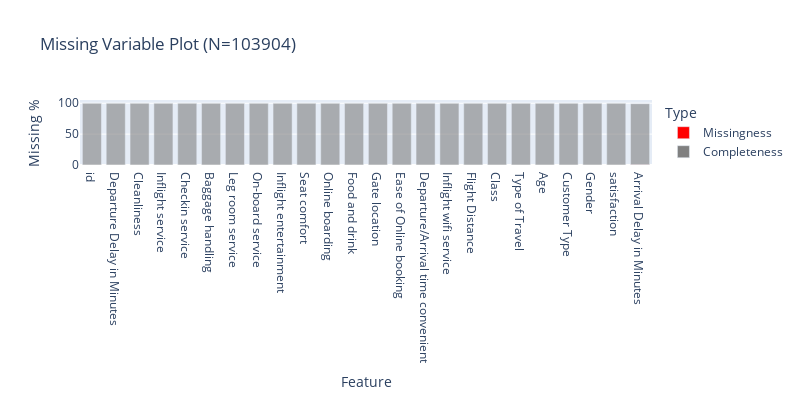

The notebook cell saved with this chart:
### Markdown cell above
#### Check for NAs

### Code cell
# Any missing values in the dataset
def plot_missingness(df: pd.DataFrame=df) -> None:
    nan_df = pd.DataFrame(df.isna().sum()).reset_index()
    nan_df.columns  = ['Column', 'NaN_Count']
    nan_df['NaN_Count'] = nan_df['NaN_Count'].astype('int')
    nan_df['NaN_%'] = round(nan_df['NaN_Count']/df.shape[0] * 100,1)
    nan_df['Type']  = 'Missingness'
    nan_df.sort_values('NaN_%', inplace=True)

    # Add completeness
    for i in range(nan_df.shape[0]):
        complete_df = pd.DataFrame([nan_df.loc[i,'Column'],df.shape[0] - nan_df.loc[i,'NaN_Count'],100 - nan_df.loc[i,'NaN_%'], 'Completeness']).T
        complete_df.columns  = ['Column','NaN_Count','NaN_%','Type']
        complete_df['NaN_%'] = complete_df['NaN_%'].astype('int')
        complete_df['NaN_Count'] = complete_df['NaN_Count'].astype('int')
        nan_df = pd.concat([nan_df,complete_df], sort=True)
            
    nan_df = nan_df.rename(columns={"Column": "Feature", "NaN_%": "Missing %"})

    # Missingness Plot
    fig = px.bar(nan_df,
                 x='Feature',
                 y='Missing %',
                 title=f"Missing Variable Plot (N={df.shape[0]})",
                 color='Type',
                 opacity = 0.6,
                 color_discrete_sequence=['red','#808080'],
                 width=800,
                 height=400)
    fig.show()

plot_missingness(df)
print("There are no missing values in the dataset.")

### Figure 1 — Plotly figure (JSON) as saved in the notebook; plotly's stock layout.template omitted (floating-point values rounded to 4 significant figures)
{"data": [{"alignmentgroup": "True", "hovertemplate": "Type=Missingness<br>Feature=%{x}<br>Missing %=%{y}<extra></extra>", "legendgroup": "Missingness", "marker": {"color": "red", "opacity": 0.6, "pattern": {"shape": ""}}, "name": "Missingness", "offsetgroup": "Missingness", "orientation": "v", "showlegend": true, "textposition": "auto", "type": "bar", "x": ["id", "Departure Delay in Minutes", "Cleanliness", "Inflight service", "Checkin service", "Baggage handling", "Leg room service", "On-board service", "Inflight entertainment", "Seat comfort", "Online boarding", "Food and drink", "Gate location", "Ease of Online booking", "Departure/Arrival time convenient", "Inflight wifi service", "Flight Distance", "Class", "Type of Travel", "Age", "Customer Type", "Gender", "satisfaction", "Arrival Delay in Minutes"], "xaxis": "x", "y": [0, 0, 0, 0, 0, 0, 0, 0, 0, 0, 0, 0, 0, 0, 0, 0, 0, 0, 0, 0, 0, 0, 0, 0.3], "yaxis": "y"}, {"alignmentgroup": "True", "hovertemplate": "Type=Completeness<br>Feature=%{x}<br>Missing %=%{y}<extra></extra>", "legendgroup": "Completeness", "marker": {"color": "#808080", "opacity": 0.6, "pattern": {"shape": ""}}, "name": "Completeness", "offsetgroup": "Completeness", "orientation": "v", "showlegend": true, "textposition": "auto", "type": "bar", "x": ["id", "Gender", "Customer Type", "Age", "Type of Travel", "Class", "Flight Distance", "Inflight wifi service", "Departure/Arrival time convenient", "Ease of Online booking", "Gate location", "Food and drink", "Online boarding", "Seat comfort", "Inflight entertainment", "On-board service", "Leg room service", "Baggage handling", "Checkin service", "Inflight service", "Cleanliness", "Departure Delay in Minutes", "Arrival Delay in Minutes", "satisfaction"], "xaxis": "x", "y": [100, 100, 100, 100, 100, 100, 100, 100, 100, 100, 100, 100, 100, 100, 100, 100, 100, 100, 100, 100, 100, 100, 99, 100], "yaxis": "y"}], "layout": {"barmode": "relative", "height": 400, "legend": {"title": {"text": "Type"}, "tracegroupgap": 0}, "title": {"text": "Missing Variable Plot (N=103904)"}, "width": 800, "xaxis": {"anchor": "y", "domain": [0, 1], "title": {"text": "Feature"}}, "yaxis": {"anchor": "x", "domain": [0, 1], "title": {"text": "Missing %"}}}}
